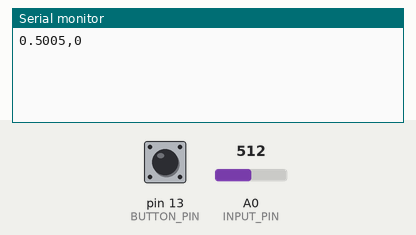
Bench run of a sketch on a simulated Arduino Uno, built with avr-gcc and run on an emulated ATmega328P. On the bench: the last lines printed to the serial monitor. The inputs (shaded band) are chosen by the test bench; at power-on: A0 (INPUT_PIN) = 512, pin 13 (BUTTON_PIN) HIGH.

Above: at 1.2 s.
1.3 s: A0 (INPUT_PIN) set to 716
At 2.5 s:
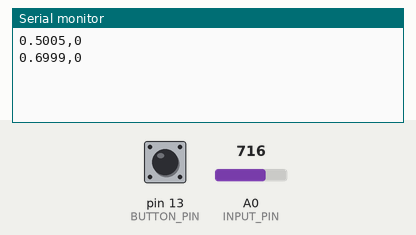
2.8 s: pin 13 (BUTTON_PIN) pulled LOW for 0.15 s
At 3.9 s:
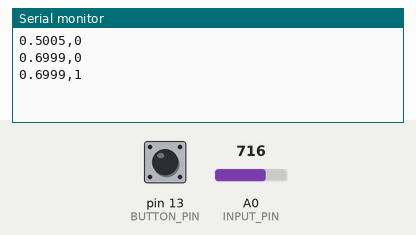
4.4 s: A0 (INPUT_PIN) set to 900
At 5.2 s:
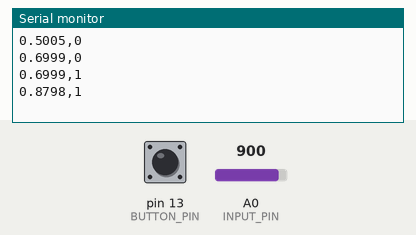
5.9 s: pin 13 (BUTTON_PIN) pulled LOW for 1 s
At 6.3 s:
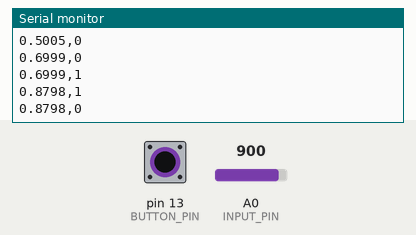
Timing chart, 0 to 8.9 s (numbered marks = the images above; inputs shaded):
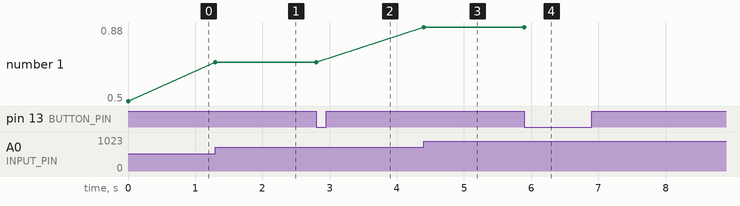

Measured:
- after the input at 1.3 s, the serial monitor: prints a new line at once (image 1)
- after the input at 2.8 s, the serial monitor: prints a new line at once (image 2)
- after the input at 4.4 s, the serial monitor: prints a new line at once (image 3)
- after the input at 5.9 s, the serial monitor: prints a new line at once (image 4)
- plotted number 1: 0.5 → 0.7 after the input at 1.3 s, 0.7 → 0.88 after the input at 4.4 s

The sketch:

exercise2_arduino.ino
```cpp
#define INPUT_PIN A0
#define BUTTON_PIN 13
const int MAX_ANALOG_INPUT = 1023;
const int DELAY_MS = 5;

int prevValue = -1;
int lastButtonState;
int currentButtonState;
int state = 0;
float sizeFrac;

void setup() {
  Serial.begin(9600); // set baud rate to 9600
  pinMode(BUTTON_PIN, INPUT_PULLUP);
  currentButtonState = digitalRead(BUTTON_PIN);
}

void loop() {

  // Get the new analog value
  int currentVal = analogRead(INPUT_PIN);
  float prevSizeFrac = sizeFrac;

  // If the analog value has changed, assign it to sizeFrac
  if (prevValue != currentVal) {
    sizeFrac = currentVal / (float) MAX_ANALOG_INPUT;
  }

  // Get button state
  currentButtonState = digitalRead(BUTTON_PIN); // read new state
  int prevState = state;

  if (lastButtonState == HIGH && currentButtonState != lastButtonState) {
    state = 1 - state;
  }

  if (prevSizeFrac != sizeFrac || prevState != state) {
    Serial.print(sizeFrac, 4); // 4 decimal point precision
    Serial.print(",");
    Serial.println(state);
  }

  prevValue = currentVal;
  lastButtonState = currentButtonState;

}
```
